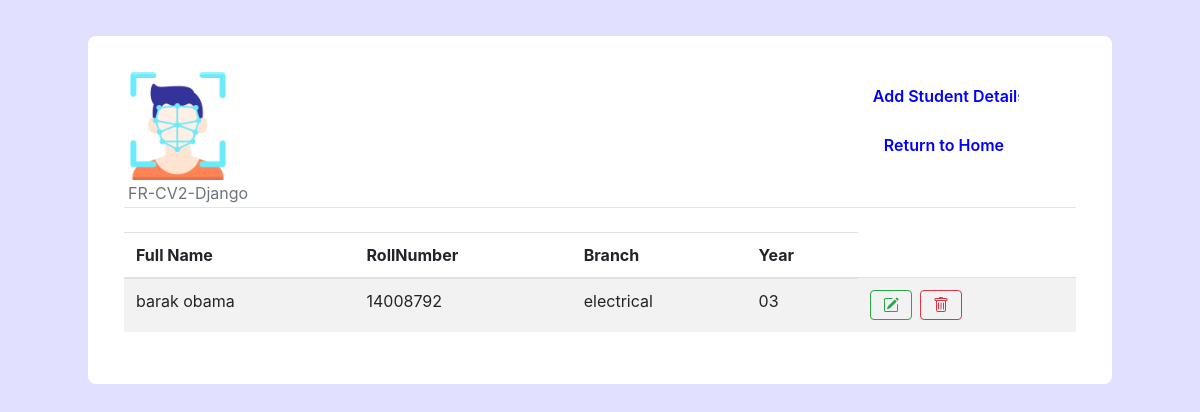
The page /profiles/ (signed in) on the database as committed earlier.
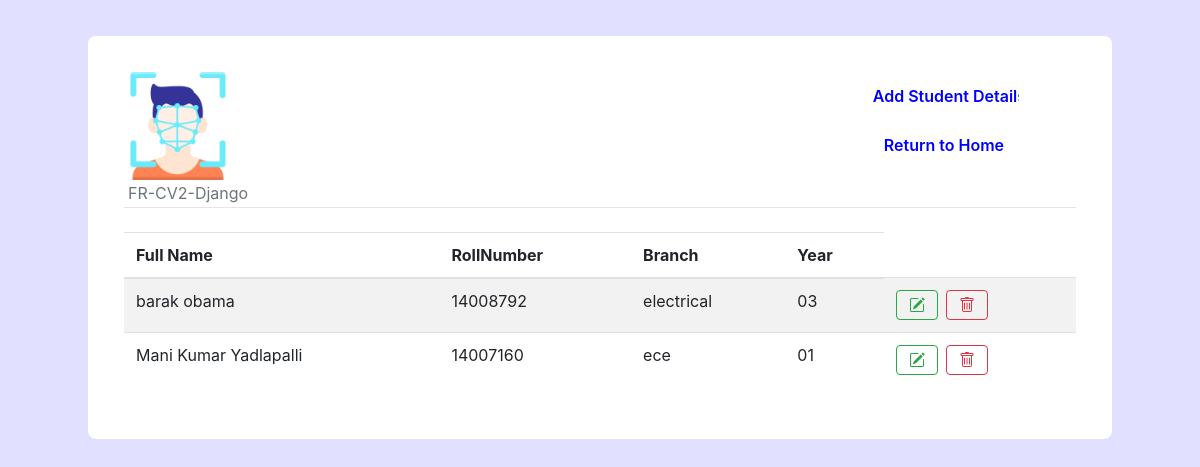
The same page on the database as committed later.
### Attendance/models.py (models this page shows, shortened)
class Profile(models.Model):
    first_name = models.CharField(max_length=70)
    last_name = models.CharField(max_length=70)
    date = models.DateField()
    phone = models.BigIntegerField()
    email = models.EmailField()
    Year = models.IntegerField()
    Roll_Number = models.IntegerField(null=True)
    Branch = models.CharField(max_length=200)
    Section = models.CharField(max_length=200,null=True)
    status = models.CharField(choices=types,max_length=20,null=True,blank=False,default='Faculty')
    present = models.BooleanField(default=False)
    image = models.ImageField()
    updated = models.DateTimeField(auto_now=True)
    shift = models.TimeField()

### Attendance/views.py (the view)
# urls.py: path('profiles/', profiles, name= 'profiles'),
@login_required(login_url='login')
def profiles(request):
    profiles = Profile.objects.all()
    context = {
        'profiles': profiles
    }
    return render(request, 'Attendance/profiles.html', context)

### Attendance/templates/Attendance/profiles.html (shortened to what this page needs)
{% extends "Attendance/base.html" %}
{% load static %}
{% block content %}
<div class="container emp-profile">
    <div class="row">
        <div class="col-md-3">
            <img src="{% static 'img/fcicon.png'%}" alt="" width="50%">
            <h6 class="text-muted p-1"> FR-CV2-Django</h6>
        </div>
        <div class="col-md-6">
        </div>
        <div class="col-md-3">
            <a href="{% url 'add_profile' %}"><input type="submit" class="profile-edit-btn m-2 " name="btnAddMore"
                    value="Add Student Details" /></a>
            <a   href="{% url 'index' %}"><input type="submit" class="profile-edit-btn m-2 "
                        name="btnAddMore" value="Return to Home" /></a>
        </div>
    </div>
    <hr>
    <div class="tab-content" id="myTabContent">
        <br>
        <table class="table table-striped ">
            <thead>
                <tr>
                    <th scope="col">Full Name</th>
                    <th scope="col">RollNumber</th>
                    <th scope="col">Branch</th>
                    <th scope="col">Year</th>
                </tr>
            </thead>
            <tbody>
                {% for profile in profiles %}
                <tr>
                    <td>{{profile.first_name}} {{profile.last_name}}</td>
                    <td>{{profile.Roll_Number}}</td>
                    <td>{{profile.Branch}}</td>
                    <td>0{{profile.Year}}</td>
                    <td>
                        <div class="btn-group btn-group-toggle">
                            <a href="{% url 'edit_profile' profile.id %}">
                                <button type="button" class="btn btn-outline-success mr-1">
                                </button>
                            </a>
                            <a href="{% url 'delete_profile' profile.id %}">
                                <button type="button" class="btn btn-outline-danger ml-1">
                                </button>
                            </a>
                        </div>
                    </td>
                </tr>
                {% endfor%}
            </tbody>
        </table>
    </div>
</div>
{% endblock content %}

Rows that differ between the two databases and show on the page:
added Profile: first_name "Mani Kumar", last_name "Yadlapalli", Roll_Number "14007160", Branch "ece", Year "1"
